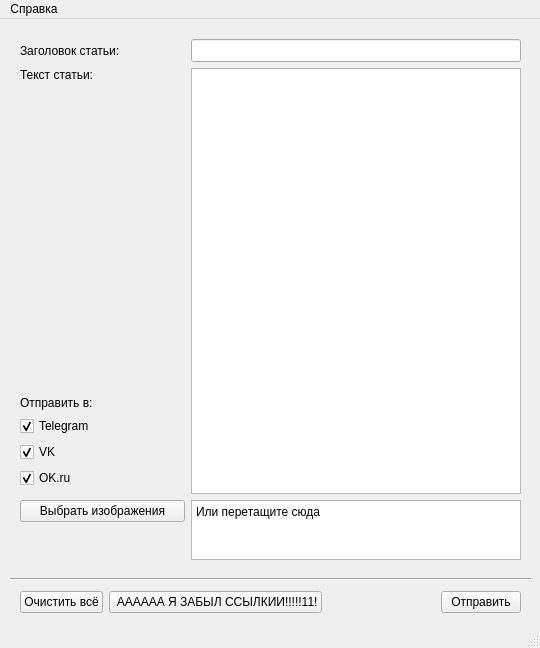
<?xml version="1.0" encoding="UTF-8"?>
<ui version="4.0">
 <class>MainWindow</class>
 <widget class="QMainWindow" name="MainWindow">
  <property name="geometry">
   <rect>
    <x>0</x>
    <y>0</y>
    <width>540</width>
    <height>648</height>
   </rect>
  </property>
  <property name="sizePolicy">
   <sizepolicy hsizetype="Fixed" vsizetype="Fixed">
    <horstretch>0</horstretch>
    <verstretch>0</verstretch>
   </sizepolicy>
  </property>
  <property name="minimumSize">
   <size>
    <width>540</width>
    <height>648</height>
   </size>
  </property>
  <property name="maximumSize">
   <size>
    <width>540</width>
    <height>648</height>
   </size>
  </property>
  <property name="windowTitle">
   <string>Social Media Poster</string>
  </property>
  <widget class="QWidget" name="centralwidget">
   <property name="sizePolicy">
    <sizepolicy hsizetype="Fixed" vsizetype="Fixed">
     <horstretch>0</horstretch>
     <verstretch>0</verstretch>
    </sizepolicy>
   </property>
   <property name="minimumSize">
    <size>
     <width>0</width>
     <height>0</height>
    </size>
   </property>
   <widget class="Line" name="line">
    <property name="geometry">
     <rect>
      <x>10</x>
      <y>550</y>
      <width>521</width>
      <height>20</height>
     </rect>
    </property>
    <property name="orientation">
     <enum>Qt::Horizontal</enum>
    </property>
   </widget>
   <widget class="QWidget" name="layoutWidget">
    <property name="geometry">
     <rect>
      <x>20</x>
      <y>20</y>
      <width>501</width>
      <height>521</height>
     </rect>
    </property>
    <layout class="QGridLayout" name="gridLayout">
     <item row="6" column="1">
      <widget class="QPushButton" name="images_file_dialog">
       <property name="text">
        <string>Выбрать изображения</string>
       </property>
      </widget>
     </item>
     <item row="4" column="1">
      <layout class="QVBoxLayout" name="send_to_layout">
       <item>
        <widget class="QCheckBox" name="telegram_checkbox">
         <property name="text">
          <string>Telegram</string>
         </property>
         <property name="checked">
          <bool>true</bool>
         </property>
        </widget>
       </item>
       <item>
        <widget class="QCheckBox" name="vk_checkbox">
         <property name="text">
          <string>VK</string>
         </property>
         <property name="checked">
          <bool>true</bool>
         </property>
        </widget>
       </item>
       <item>
        <widget class="QCheckBox" name="ok_checkbox">
         <property name="text">
          <string>OK.ru</string>
         </property>
         <property name="checked">
          <bool>true</bool>
         </property>
        </widget>
       </item>
      </layout>
     </item>
     <item row="2" column="1">
      <spacer name="verticalSpacer">
       <property name="orientation">
        <enum>Qt::Vertical</enum>
       </property>
       <property name="sizeHint" stdset="0">
        <size>
         <width>20</width>
         <height>40</height>
        </size>
       </property>
      </spacer>
     </item>
     <item row="0" column="1">
      <widget class="QLabel" name="article_title_label">
       <property name="text">
        <string>Заголовок статьи:</string>
       </property>
      </widget>
     </item>
     <item row="3" column="1">
      <widget class="QLabel" name="send_to_label">
       <property name="text">
        <string>Отправить в:</string>
       </property>
      </widget>
     </item>
     <item row="1" column="1">
      <widget class="QLabel" name="article_text_label">
       <property name="layoutDirection">
        <enum>Qt::LeftToRight</enum>
       </property>
       <property name="text">
        <string>Текст статьи:</string>
       </property>
      </widget>
     </item>
     <item row="0" column="2" colspan="2">
      <widget class="QLineEdit" name="article_title">
       <property name="font">
        <font>
         <family>Times New Roman</family>
         <pointsize>10</pointsize>
         <bold>true</bold>
         <stylestrategy>PreferAntialias</stylestrategy>
        </font>
       </property>
       <property name="acceptDrops">
        <bool>false</bool>
       </property>
      </widget>
     </item>
     <item row="7" column="1">
      <spacer name="verticalSpacer_2">
       <property name="orientation">
        <enum>Qt::Vertical</enum>
       </property>
       <property name="sizeType">
        <enum>QSizePolicy::Preferred</enum>
       </property>
       <property name="sizeHint" stdset="0">
        <size>
         <width>20</width>
         <height>20</height>
        </size>
       </property>
      </spacer>
     </item>
     <item row="6" column="2" rowspan="2" colspan="2">
      <widget class="QPlainTextEdit" name="img_paths">
       <property name="sizePolicy">
        <sizepolicy hsizetype="Expanding" vsizetype="Expanding">
         <horstretch>0</horstretch>
         <verstretch>0</verstretch>
        </sizepolicy>
       </property>
       <property name="maximumSize">
        <size>
         <width>16777215</width>
         <height>60</height>
        </size>
       </property>
       <property name="readOnly">
        <bool>true</bool>
       </property>
       <property name="plainText">
        <string>Или перетащите сюда</string>
       </property>
      </widget>
     </item>
     <item row="1" column="2" rowspan="5" colspan="2">
      <widget class="QPlainTextEdit" name="article_text">
       <property name="font">
        <font>
         <family>Times New Roman</family>
         <pointsize>10</pointsize>
        </font>
       </property>
       <property name="acceptDrops">
        <bool>false</bool>
       </property>
      </widget>
     </item>
    </layout>
   </widget>
   <widget class="QWidget" name="layoutWidget">
    <property name="geometry">
     <rect>
      <x>20</x>
      <y>570</y>
      <width>501</width>
      <height>26</height>
     </rect>
    </property>
    <layout class="QHBoxLayout" name="horizontalLayout">
     <item>
      <widget class="QPushButton" name="clear_all_button">
       <property name="text">
        <string>Очистить всё</string>
       </property>
      </widget>
     </item>
     <item>
      <widget class="QPushButton" name="remember_links_button">
       <property name="text">
        <string> АААААА Я ЗАБЫЛ ССЫЛКИИ!!!!!11!</string>
       </property>
      </widget>
     </item>
     <item>
      <spacer name="horizontalSpacer">
       <property name="orientation">
        <enum>Qt::Horizontal</enum>
       </property>
       <property name="sizeHint" stdset="0">
        <size>
         <width>40</width>
         <height>20</height>
        </size>
       </property>
      </spacer>
     </item>
     <item>
      <widget class="QPushButton" name="send_button">
       <property name="text">
        <string>Отправить</string>
       </property>
      </widget>
     </item>
    </layout>
   </widget>
  </widget>
  <widget class="QMenuBar" name="menubar">
   <property name="geometry">
    <rect>
     <x>0</x>
     <y>0</y>
     <width>540</width>
     <height>21</height>
    </rect>
   </property>
   <widget class="QMenu" name="menu">
    <property name="title">
     <string>Справка</string>
    </property>
    <addaction name="about"/>
   </widget>
   <addaction name="menu"/>
  </widget>
  <widget class="QStatusBar" name="statusbar"/>
  <action name="about">
   <property name="text">
    <string>Об авторе</string>
   </property>
  </action>
 </widget>
 <resources/>
 <connections/>
</ui>
